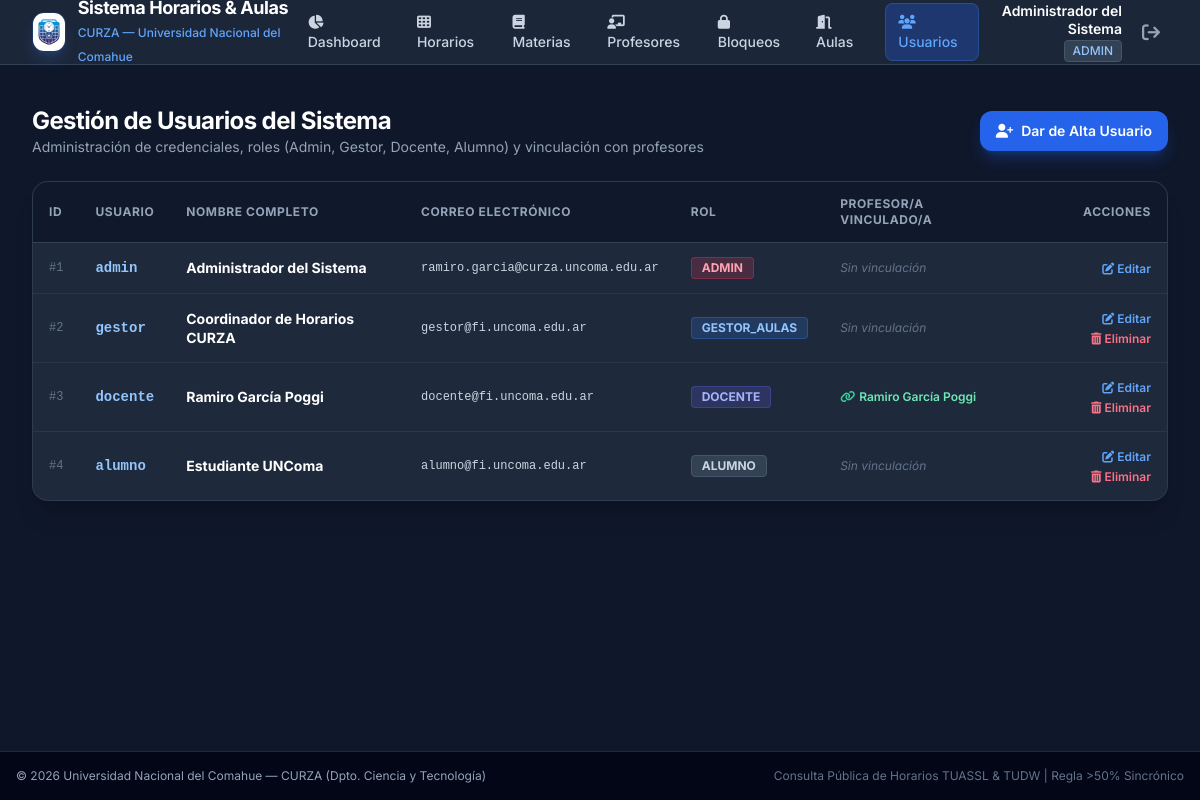
The page /usuarios (signed in) on the database its author committed.
### app/models.py (models this page shows, shortened)
class User(UserMixin, db.Model):
    __tablename__ = 'users'
    id = db.Column(db.Integer, primary_key=True)
    username = db.Column(db.String(64), unique=True, nullable=False, index=True)
    email = db.Column(db.String(120), unique=True, nullable=False)
    password_hash = db.Column(db.String(256), nullable=False)
    nombre_completo = db.Column(db.String(120), nullable=False)
    role = db.Column(db.String(20), nullable=False, default='alumno') # admin, gestor_aulas, docente, alumno
    profesor_id = db.Column(db.Integer, db.ForeignKey('profesores.id'), nullable=True)
    profesor = db.relationship('Profesor', backref='usuario_asociado', uselist=False)
    created_at = db.Column(db.DateTime, default=datetime.utcnow)
    @property
    def is_admin(self):
        return self.role == 'admin'

class Profesor(db.Model):
    __tablename__ = 'profesores'
    id = db.Column(db.Integer, primary_key=True)
    nombre_completo = db.Column(db.String(120), nullable=False)
    categoria_habitual = db.Column(db.String(20), nullable=True, default='PAD')
    email = db.Column(db.String(120), nullable=True)
    bloques_horarios = db.relationship('BloqueHorario', backref='profesor', lazy=True)

### app/routes.py (the view)
@main_bp.route('/usuarios')
@login_required
def usuarios():
    if not current_user.is_admin:
        flash('Acceso restringido a administradores.', 'danger')
        return redirect(url_for('main.dashboard'))
    lista_usuarios = User.query.order_by(User.id).all()
    return render_template('usuarios.html', usuarios=lista_usuarios)

### app/templates/usuarios.html (shortened to what this page needs)
{% extends "base.html" %}
{% block content %}
<div class="space-y-6">
    <div class="flex flex-col sm:flex-row sm:items-center justify-between gap-4">
        <div>
            <h1 class="text-2xl font-bold text-white tracking-tight">Gestión de Usuarios del Sistema</h1>
            <p class="text-slate-400 text-sm">Administración de credenciales, roles (Admin, Gestor, Docente, Alumno) y vinculación con profesores</p>
        </div>
        {% if current_user.is_admin %}
        <a href="{{ url_for('main.nuevo_usuario') }}" class="px-4 py-2.5 bg-blue-600 hover:bg-blue-500 text-white font-semibold text-sm rounded-xl shadow-lg shadow-blue-600/30 flex items-center gap-2 transition-all">
            <i class="fa-solid fa-user-plus"></i> Dar de Alta Usuario
        </a>
        {% endif %}
    </div>
    <div class="bg-slate-800 rounded-2xl border border-slate-700/80 shadow-xl overflow-hidden">
        <div class="overflow-x-auto">
            <table class="w-full text-left border-collapse min-w-[700px]">
                <thead>
                    <tr class="bg-slate-900/90 text-slate-400 text-xs uppercase tracking-wider border-b border-slate-700">
                        <th class="py-3.5 px-4 font-bold">ID</th>
                        <th class="py-3.5 px-4 font-bold">Usuario</th>
                        <th class="py-3.5 px-4 font-bold">Nombre Completo</th>
                        <th class="py-3.5 px-4 font-bold">Correo Electrónico</th>
                        <th class="py-3.5 px-4 font-bold">Rol</th>
                        <th class="py-3.5 px-4 font-bold">Profesor/a Vinculado/a</th>
                        {% if current_user.is_admin %}
                        <th class="py-3.5 px-4 font-bold text-right">Acciones</th>
                        {% endif %}
                    </tr>
                </thead>
                <tbody class="divide-y divide-slate-700/60 text-sm">
                    {% for u in usuarios %}
                    <tr class="hover:bg-slate-700/30 transition-colors">
                        <td class="py-3.5 px-4 font-mono text-xs text-slate-500">#{{ u.id }}</td>
                        <td class="py-3.5 px-4 font-mono font-bold text-blue-300">
                            {{ u.username }}
                        </td>
                        <td class="py-3.5 px-4 font-bold text-white leading-snug">
                            {{ u.nombre_completo }}
                        </td>
                        <td class="py-3.5 px-4 font-mono text-xs text-slate-300">
                            {{ u.email }}
                        </td>
                        <td class="py-3.5 px-4">
                            <span class="inline-flex items-center px-2.5 py-0.5 rounded text-xs font-bold uppercase {% if u.role == 'admin' %}bg-rose-500/20 text-rose-300 border border-rose-500/30{% elif u.role == 'gestor_aulas' %}bg-blue-500/20 text-blue-300 border border-blue-500/30{% elif u.role == 'docente' %}bg-indigo-500/20 text-indigo-300 border border-indigo-500/30{% else %}bg-slate-700 text-slate-300 border border-slate-600{% endif %}">
                                {{ u.role }}
                            </span>
                        </td>
                        <td class="py-3.5 px-4 text-xs">
                            {% if u.profesor %}
                            <span class="text-emerald-300 font-semibold flex items-center gap-1">
                                <i class="fa-solid fa-link text-emerald-400"></i> {{ u.profesor.nombre_completo }}
                            </span>
                            {% else %}
                            <span class="text-slate-500 italic">Sin vinculación</span>
                            {% endif %}
                        </td>
                        {% if current_user.is_admin %}
                        <td class="py-3.5 px-4 text-right space-x-2">
                            <a href="{{ url_for('main.editar_usuario', id=u.id) }}" class="text-xs text-blue-400 hover:text-blue-300 font-semibold" title="Editar usuario">
                                <i class="fa-solid fa-pen-to-square"></i> Editar
                            </a>
                            {% if u.id != current_user.id %}
                            <form method="POST" action="{{ url_for('main.eliminar_usuario', id=u.id) }}" class="inline" onsubmit="return confirm('¿Seguro que desea eliminar la cuenta de {{ u.username }}?');">
                                <button type="submit" class="text-xs text-rose-400 hover:text-rose-300 font-semibold">
                                    <i class="fa-solid fa-trash-can"></i> Eliminar
                                </button>
                            </form>
                            {% endif %}
                        </td>
                        {% endif %}
                    </tr>
                    {% endfor %}
                </tbody>
            </table>
        </div>
    </div>
</div>
{% endblock %}

### app/templates/base.html (shortened to what this page needs)
<!DOCTYPE html>
<html lang="es" class="h-full bg-slate-900 text-slate-100">
<head>
    <script src="https://cdn.tailwindcss.com"></script>
    <link rel="stylesheet" href="https://cdnjs.cloudflare.com/ajax/libs/font-awesome/6.4.0/css/all.min.css">
</head>
<body class="h-full font-sans flex flex-col antialiased selection:bg-blue-500 selection:text-white">
    <header class="bg-slate-800/90 backdrop-blur border-b border-slate-700 sticky top-0 z-40 no-print">
        <div class="max-w-7xl mx-auto px-4 sm:px-6 lg:px-8">
            <div class="flex items-center justify-between h-16">
                <div class="flex items-center space-x-3">
                    <a href="{{ url_for('main.horarios') }}" class="flex items-center space-x-3 group">
                        <div class="w-10 h-10 rounded-xl overflow-hidden shadow-lg shadow-blue-500/20 group-hover:scale-105 transition-transform bg-slate-900 flex items-center justify-center border border-blue-500/30">
                            <img src="{{ url_for('static', filename='favicon.png') }}" alt="UNComa Logo Icon" class="w-full h-full object-cover">
                        </div>
                        <div>
                            <span class="font-bold text-lg tracking-tight text-white block leading-tight">Sistema Horarios & Aulas</span>
                            <span class="text-xs text-blue-400 font-medium">CURZA — Universidad Nacional del Comahue</span>
                        </div>
                    </a>
                </div>
                <nav class="flex items-center space-x-1 sm:space-x-2">
                    {% if current_user.is_authenticated %}
                        <a href="{{ url_for('main.dashboard') }}" class="px-3 py-2 rounded-lg text-sm font-medium transition-colors {% if request.endpoint == 'main.dashboard' %}bg-blue-600/30 text-blue-400 border border-blue-500/30{% else %}text-slate-300 hover:bg-slate-700/50 hover:text-white{% endif %}">
                            <i class="fa-solid fa-chart-pie mr-1.5"></i> Dashboard
                        </a>
                        <a href="{{ url_for('main.horarios') }}" class="px-3 py-2 rounded-lg text-sm font-medium transition-colors {% if request.endpoint == 'main.horarios' %}bg-blue-600/30 text-blue-400 border border-blue-500/30{% else %}text-slate-300 hover:bg-slate-700/50 hover:text-white{% endif %}">
                            <i class="fa-solid fa-table-cells mr-1.5"></i> Horarios
                        </a>
                        <a href="{{ url_for('main.materias') }}" class="px-3 py-2 rounded-lg text-sm font-medium transition-colors {% if 'materia' in request.endpoint %}bg-blue-600/30 text-blue-400 border border-blue-500/30{% else %}text-slate-300 hover:bg-slate-700/50 hover:text-white{% endif %}">
                            <i class="fa-solid fa-book mr-1.5"></i> Materias
                        </a>
                        <a href="{{ url_for('main.profesores') }}" class="px-3 py-2 rounded-lg text-sm font-medium transition-colors {% if 'profesor' in request.endpoint %}bg-blue-600/30 text-blue-400 border border-blue-500/30{% else %}text-slate-300 hover:bg-slate-700/50 hover:text-white{% endif %}">
                            <i class="fa-solid fa-chalkboard-user mr-1.5"></i> Profesores
                        </a>
                        <a href="{{ url_for('main.bloqueos_externos') }}" class="px-3 py-2 rounded-lg text-sm font-medium transition-colors {% if request.endpoint == 'main.bloqueos_externos' %}bg-blue-600/30 text-blue-400 border border-blue-500/30{% else %}text-slate-300 hover:bg-slate-700/50 hover:text-white{% endif %}">
                            <i class="fa-solid fa-lock mr-1.5"></i> Bloqueos
                        </a>
                        <a href="{{ url_for('main.aulas') }}" class="px-3 py-2 rounded-lg text-sm font-medium transition-colors {% if request.endpoint == 'main.aulas' %}bg-blue-600/30 text-blue-400 border border-blue-500/30{% else %}text-slate-300 hover:bg-slate-700/50 hover:text-white{% endif %}">
                            <i class="fa-solid fa-door-open mr-1.5"></i> Aulas
                        </a>
                        {% if current_user.is_admin %}
                        <a href="{{ url_for('main.usuarios') }}" class="px-3 py-2 rounded-lg text-sm font-medium transition-colors {% if request.endpoint == 'main.usuarios' %}bg-blue-600/30 text-blue-400 border border-blue-500/30{% else %}text-slate-300 hover:bg-slate-700/50 hover:text-white{% endif %}">
                            <i class="fa-solid fa-users mr-1.5"></i> Usuarios
                        </a>
                        {% endif %}
                    {% endif %}
                </nav>
                <div class="flex items-center space-x-3">
                    {% if current_user.is_authenticated %}
                    <div class="text-right hidden sm:block">
                        <p class="text-sm font-semibold text-white leading-tight">{{ current_user.nombre_completo }}</p>
                        <span class="inline-flex items-center px-2 py-0.5 rounded text-xs font-medium bg-slate-700 text-blue-300 border border-slate-600 uppercase">
                            {{ current_user.role }}
                        </span>
                    </div>
                    <a href="{{ url_for('auth.logout') }}" class="p-2 text-slate-400 hover:text-red-400 hover:bg-red-500/10 rounded-lg transition-colors" title="Cerrar sesión">
                        <i class="fa-solid fa-arrow-right-from-bracket text-lg"></i>
                    </a>
                    {% else %}
                    <a href="{{ url_for('auth.login') }}" class="px-3.5 py-1.5 bg-blue-600 hover:bg-blue-500 text-white font-semibold text-xs rounded-xl shadow-md transition-all flex items-center gap-1.5">
                        <i class="fa-solid fa-right-to-bracket"></i> Iniciar Sesión (Gestión)
                    </a>
                    {% endif %}
                </div>
            </div>
        </div>
    </header>
    <main class="flex-1 max-w-7xl w-full mx-auto px-4 sm:px-6 lg:px-8 py-6">
        {% block content %}{% endblock %}
    </main>
    <footer class="bg-slate-950 border-t border-slate-800 text-slate-400 py-4 no-print mt-auto">
        <div class="max-w-7xl mx-auto px-4 text-center text-xs flex flex-col sm:flex-row items-center justify-between gap-2">
            <p>© 2026 Universidad Nacional del Comahue — CURZA (Dpto. Ciencia y Tecnología)</p>
            <p class="text-slate-500">Consulta Pública de Horarios TUASSL & TUDW | Regla >50% Sincrónico</p>
        </div>
    </footer>
</body>
</html>

### rows shown on the page
User: nombre_completo "Administrador del Sistema", role "ADMIN", id "1", username "admin", email "ramiro.garcia@curza.uncoma.edu.ar", shows "Sin vinculación"
User: id "2", username "gestor", nombre_completo "Coordinador de Horarios CURZA", email "gestor@fi.uncoma.edu.ar", role "GESTOR_AULAS", shows "Sin vinculación"
User: id "3", username "docente", nombre_completo "Ramiro García Poggi", email "docente@fi.uncoma.edu.ar", role "DOCENTE", profesor.nombre_completo "Ramiro García Poggi"
User: id "4", username "alumno", nombre_completo "Estudiante UNComa", email "alumno@fi.uncoma.edu.ar", role "ALUMNO", shows "Sin vinculación"
